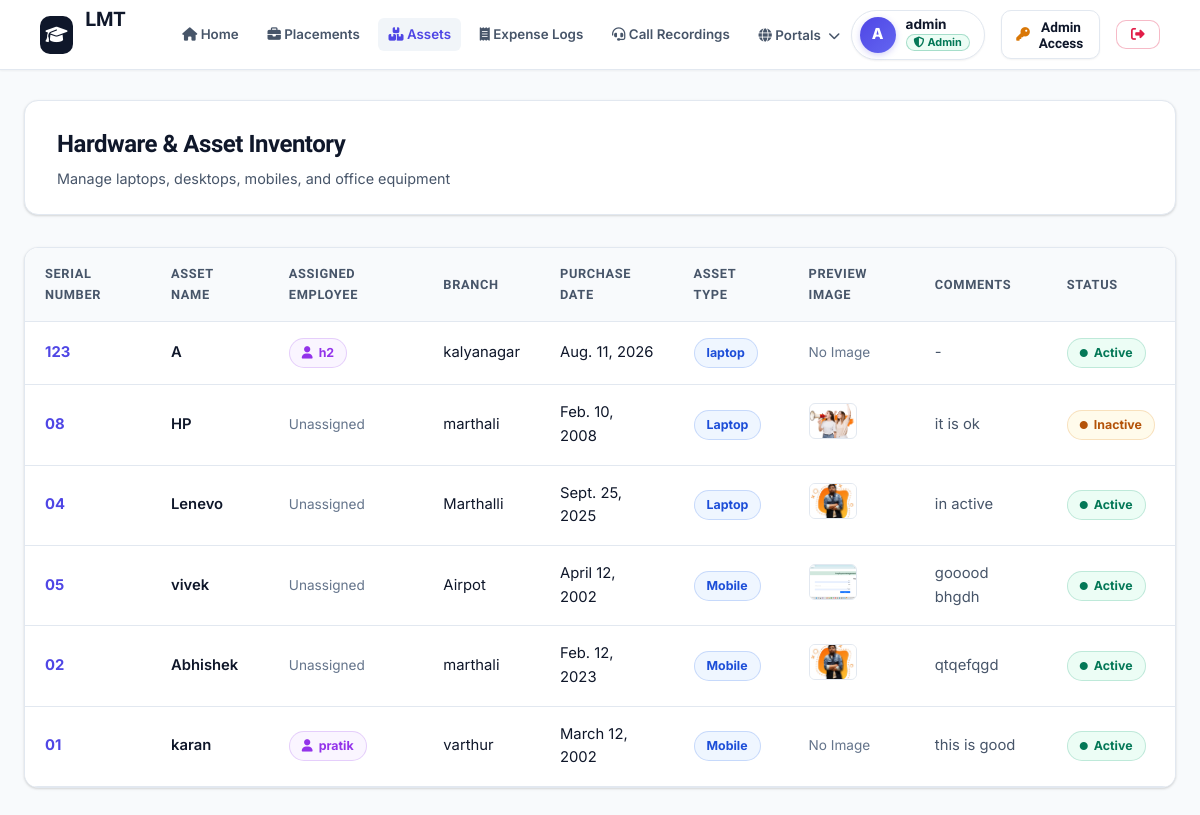
Screenshot of /registered-assets/ (signed in) with the database file from the repository.
### Assets/models.py (models this page shows, shortened)
class Asset(models.Model):
    serial_no = models.CharField(max_length=100, unique=True)
    name = models.CharField(max_length=200)
    branch_name = models.CharField(max_length=200)
    purchase_date = models.DateField()
    asset_type = models.CharField(max_length=50, choices=ASSET_TYPES)
    image = models.ImageField(upload_to='assets/', blank=True, null=True)
    comment = models.TextField(blank=True, null=True)
    active = models.BooleanField(default=True)
    assigned_to = models.ForeignKey(User, on_delete=models.SET_NULL, null=True, blank=True, related_name='assigned_assets')

### Assets/views.py (the view)
# urls.py: path('registered-assets/', views.registered_assets, name='registered_assets'),  # Registered Assets list
@login_required
def registered_assets(request):
    user_role = request.user.profile.role.lower() if (hasattr(request.user, 'profile') and request.user.profile.role) else ''
    is_admin = request.user.is_superuser or (user_role == 'admin')
    if is_admin:
        assets = Asset.objects.all().order_by('-id')
    else:
        assets = Asset.objects.filter(assigned_to=request.user).order_by('-id')
    return render(request, 'Assets/registered_assets.html', {'assets': assets, 'is_admin': is_admin})

### Assets/context_processors.py (called while the page is built)
def portal_links_processor(request):
    return {
        'nav_portal_links': PortalLink.objects.all().order_by('id')
    }

### Assets/templates/Assets/registered_assets.html (shortened to what this page needs)
{% extends 'base.html' %}
{% block content %}
<div class="glass-panel" style="padding: 1.5rem 2rem; margin-bottom: 2rem; display: flex; justify-content: space-between; align-items: center; flex-wrap: wrap; gap: 1rem;">
    <div>
        <h2 style="font-size: 1.5rem; margin-bottom: 0.25rem; color: var(--navy-900);">
            Hardware & Asset Inventory
        </h2>
        <p style="color: var(--text-secondary); font-size: 0.9rem;">
            Manage laptops, desktops, mobiles, and office equipment
        </p>
    </div>
</div>
<div class="glass-panel" style="padding: 0; overflow: hidden;">
    <div class="table-container" style="border: none;">
        <table class="lmt-table">
            <thead>
                <tr>
                    <th>Serial Number</th>
                    <th>Asset Name</th>
                    <th>Assigned Employee</th>
                    <th>Branch</th>
                    <th>Purchase Date</th>
                    <th>Asset Type</th>
                    <th>Preview Image</th>
                    <th>Comments</th>
                    <th>Status</th>
                </tr>
            </thead>
            <tbody>
                {% for asset in assets %}
                    <tr>
                        <td style="font-weight: 700; color: var(--indigo-600);">{{ asset.serial_no }}</td>
                        <td style="font-weight: 600; color: var(--navy-900);">{{ asset.name }}</td>
                        <td>
                            {% if asset.assigned_to %}
                                <span class="badge-status badge-purple" style="font-weight: 700;">
                                    <i class="fa-solid fa-user me-1"></i> {{ asset.assigned_to.username }}
                                </span>
                            {% else %}
                                <span style="color: var(--text-muted); font-size: 0.85rem;">Unassigned</span>
                            {% endif %}
                        </td>
                        <td>{{ asset.branch_name }}</td>
                        <td>{{ asset.purchase_date }}</td>
                        <td>
                            <span class="badge-status badge-info">
                                {{ asset.asset_type }}
                            </span>
                        </td>
                        <td>
                            {% if asset.image %}
                                <img src="{{ asset.image.url }}" alt="Asset Image" onclick="openImageModal('{{ asset.image.url }}')" style="width: 48px; height: 36px; object-fit: cover; border-radius: 6px; border: 1px solid var(--border-light); cursor: pointer; transition: transform 0.2s ease;">
                            {% else %}
                                <span style="color: var(--text-muted); font-size: 0.85rem;">No Image</span>
                            {% endif %}
                        </td>
                        <td style="color: var(--text-secondary); max-width: 180px;">
                            {{ asset.comment|default:"-" }}
                        </td>
                        <td>
                            {% if asset.active %}
                                <span class="badge-status badge-success"><i class="fa-solid fa-circle" style="font-size: 0.5rem;"></i> Active</span>
                            {% else %}
                                <span class="badge-status badge-warning"><i class="fa-solid fa-circle" style="font-size: 0.5rem;"></i> Inactive</span>
                            {% endif %}
                        </td>
                    </tr>
                {% endfor %}
            </tbody>
        </table>
    </div>
</div>
{% endblock %}

### Assets/templates/base.html (shortened to what this page needs)
{% load static %}
<!DOCTYPE html>
<html lang="en">
<head>
    <link rel="stylesheet" href="https://cdnjs.cloudflare.com/ajax/libs/font-awesome/6.4.0/css/all.min.css">
    <link rel="stylesheet" href="{% static 'css/theme.css' %}">
</head>
<body>
    <nav class="lmt-navbar">
        <a href="{% url 'home' %}" class="brand-logo">
            <div class="brand-icon">
                <i class="fa-solid fa-graduation-cap"></i>
            </div>
            <span>LMT <span style="background: var(--primary-gradient); -webkit-background-clip: text; -webkit-text-fill-color: transparent;">Portal</span></span>
        </a>
        <div class="nav-links">
            <a href="{% url 'home' %}" class="nav-item {% if request.resolver_match.url_name == 'home' %}active{% endif %}">
                <i class="fa-solid fa-house me-1"></i> Home
            </a>
            {% if request.user.is_authenticated %}
                <a href="{% url 'placements' %}" class="nav-item {% if request.resolver_match.url_name == 'placements' %}active{% endif %}">
                    <i class="fa-solid fa-briefcase me-1"></i> Placements
                </a>
                <a href="{% url 'registered_assets' %}" class="nav-item {% if request.resolver_match.url_name == 'registered_assets' %}active{% endif %}">
                    <i class="fa-solid fa-boxes-stacked me-1"></i> Assets
                </a>
                <a href="{% url 'expense_registered' %}" class="nav-item {% if request.resolver_match.url_name == 'expense_registered' %}active{% endif %}">
                    <i class="fa-solid fa-receipt me-1"></i> Expense Logs
                </a>
                <a href="{% url 'call_recordings_hub' %}" class="nav-item {% if request.resolver_match.url_name == 'call_recordings_hub' %}active{% endif %}">
                    <i class="fa-solid fa-headset me-1"></i> Call Recordings
                </a>
                <div class="nav-dropdown">
                    <a href="#" class="nav-item {% if request.resolver_match.url_name == 'manage_portals' %}active{% endif %}">
                        <i class="fa-solid fa-globe me-1"></i> Portals <i class="fa-solid fa-chevron-down" style="font-size: 0.75rem; margin-left: 4px;"></i>
                    </a>
                </div>
            {% endif %}
        </div>
        <div style="display: flex; align-items: center; gap: 1rem;">
            {% if request.user.is_authenticated %}
                <div class="user-badge" style="padding: 6px 14px 6px 8px; border-radius: 30px; background: #ffffff; border: 1px solid var(--border-light); display: inline-flex; align-items: center; gap: 10px; box-shadow: var(--shadow-xs);">
                    <div class="avatar" style="width: 36px; height: 36px; min-width: 36px; border-radius: 50%; background: linear-gradient(135deg, #4f46e5 0%, #6366f1 100%); color: white; display: flex; align-items: center; justify-content: center; font-weight: 800; font-size: 0.95rem;">
                        {{ request.user.username|slice:":1"|upper }}
                    </div>
                    <div style="display: flex; flex-direction: column; justify-content: center; text-align: left; gap: 3px;">
                        <span style="font-weight: 700; font-size: 0.85rem; color: var(--navy-900); line-height: 1; margin: 0;">
                            {{ request.user.username }}
                        </span>
                        {% if request.session.is_faculty or request.user.profile.role == 'Admin' %}
                            <span class="faculty-badge" style="font-size: 0.68rem; font-weight: 700; padding: 2px 7px; border-radius: 10px; background: var(--emerald-50); color: var(--emerald-700); border: 1px solid rgba(5, 150, 105, 0.3); display: inline-flex; align-items: center; gap: 3px; line-height: 1; width: fit-content;">
                                <i class="fa-solid fa-shield-halved"></i> Admin
                            </span>
                        {% else %}
                            <span style="font-size: 0.725rem; font-weight: 700; color: var(--indigo-600); line-height: 1; margin: 0;">
                                {{ request.user.profile.role|default:"Employee" }}
                            </span>
                        {% endif %}
                    </div>
                </div>
                {% if not request.session.is_faculty and request.user.username == 'admin' or not request.session.is_faculty and request.user.is_staff %}
                    <button type="button" class="btn-lmt btn-secondary-glass" onclick="toggleFacultyModal(true)" style="padding: 0.45rem 0.9rem; font-size: 0.85rem;">
                        <i class="fa-solid fa-key" style="color: var(--amber-600);"></i> Admin Access
                    </button>
                {% endif %}
                <form method="post" action="{% url 'logout' %}" style="display: inline;">
                    <button type="submit" class="btn-lmt btn-danger-glass" style="padding: 0.45rem 0.9rem; font-size: 0.85rem;">
                        <i class="fa-solid fa-right-from-bracket"></i>
                    </button>
                </form>
            {% else %}
                <a href="{% url 'login' %}" class="btn-lmt btn-secondary-glass" style="padding: 0.45rem 1rem;">Login</a>
                <a href="{% url 'register' %}" class="btn-lmt btn-primary-gradient" style="padding: 0.45rem 1rem;">Register</a>
            {% endif %}
        </div>
    </nav>
    <main class="main-wrapper">
        {% block content %}{% endblock %}
    </main>
</body>
</html>

### rows the page displays
Asset: serial_no "123", name "A", assigned_to.username "h2", branch_name "kalyanagar", purchase_date "Aug. 11, 2026", asset_type "laptop", image "No Image", comment "-", active True (drawn)
Asset: serial_no "08", name "HP", shows "Unassigned", branch_name "marthali", purchase_date "Feb. 10, 2008", asset_type "Laptop", image (picture), comment "it is ok", active False (drawn)
Asset: serial_no "04", name "Lenevo", shows "Unassigned", branch_name "Marthalli", purchase_date "Sept. 25, 2025", asset_type "Laptop", image (picture), comment "in active", active True (drawn)
Asset: serial_no "05", name "vivek", shows "Unassigned", branch_name "Airpot", purchase_date "April 12, 2002", asset_type "Mobile", image (picture), comment "gooood bhgdh", active True (drawn)
Asset: serial_no "02", name "Abhishek", shows "Unassigned", branch_name "marthali", purchase_date "Feb. 12, 2023", asset_type "Mobile", image (picture), comment "qtqefqgd", active True (drawn)
Asset: serial_no "01", name "karan", assigned_to.username "pratik", branch_name "varthur", purchase_date "March 12, 2002", asset_type "Mobile", image "No Image", comment "this is good", active True (drawn)

### other values shown
{{ request.user.username|slice:":1"|upper }} "A"
{{ request.user.username }} "admin"
